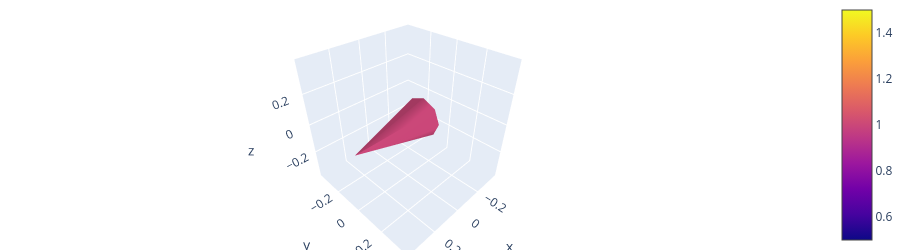

Notebook code for this chart:
### Markdown cell above
> 📎 **Primer — plotly 3-D arrows, lines and meshes.** `P64` · 
Ch. 1 used `go.Surface` and `go.Scatter3d` points. Arrows are `go.Cone(x, y, z, u, v, w)` (position and direction),
edges are `go.Scatter3d(mode='lines')`, faces are `go.Mesh3d` (vertices + triangles). All stay rotatable on the
published page. `scripts.ch02_drawings.plotly_arrow` bundles one shaft line and one cone into an arrow.

### Code cell
fig = go.Figure(go.Cone(x=[0], y=[0], z=[0], u=[1], v=[0], w=[0], sizemode='absolute', sizeref=0.5))   # one cone at the origin pointing along x
fig.update_layout(height=250, scene_aspectmode='cube', margin=dict(l=0, r=0, t=0, b=0))               # a small cubic scene
fig.show()                                                                                            # drag to rotate

### Figure 1 — Plotly figure (JSON) as saved in the notebook; plotly's stock layout.template omitted (floating-point values rounded to 4 significant figures)
{"data": [{"sizemode": "absolute", "sizeref": 0.5, "type": "cone", "u": [1], "v": [0], "w": [0], "x": [0], "y": [0], "z": [0]}], "layout": {"height": 250, "margin": {"b": 0, "l": 0, "r": 0, "t": 0}, "scene": {"aspectmode": "cube"}}}
